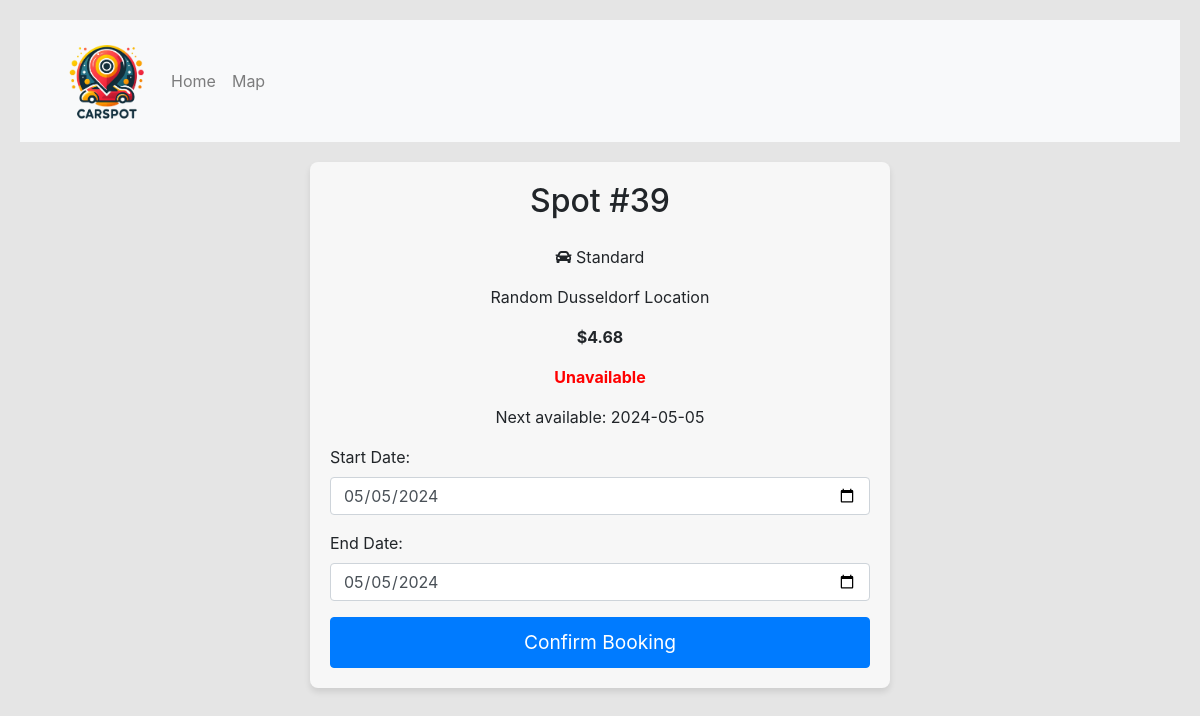
/book/39, run on the app's committed database.
### tables this page shows
CREATE TABLE parking_spots (
        id INTEGER PRIMARY KEY AUTOINCREMENT,
        location TEXT,
        type TEXT,
        price REAL,
        lat REAL,
        lng REAL
    );

### app.py (the view)
@app.route('/book/<int:spot_id>', methods=['GET'])
def book(spot_id):
    conn = get_db_connection()
    spot_row = conn.execute('SELECT id, location, type, price FROM parking_spots WHERE id = ?', (spot_id,)).fetchone()
    if not spot_row:
        return "Spot not found", 404
    spot_details = {key: spot_row[key] for key in spot_row.keys()}
    spot_details['price'] = "{:.2f}".format(spot_details['price'])
    available, next_available_date = get_next_available_date(conn, spot_id)
    conn.close()
    now = datetime.now()
    today = datetime.today().strftime('%Y-%m-%d')
    default_end_date = now + timedelta(hours=24)
    formatted_default_start_date = now.strftime('%Y-%m-%d')
    formatted_default_end_date = default_end_date.strftime('%Y-%m-%d')
    formatted_max_date = (now + timedelta(days=3)).strftime('%Y-%m-%d')
    start_date = request.args.get('start_date', formatted_default_start_date)
    end_date = request.args.get('end_date', formatted_default_end_date)
    if not available:
        min_end_date = datetime.strptime(next_available_date, '%Y-%m-%d') + timedelta(days=1)
    else:
        min_end_date = datetime.strptime(start_date, '%Y-%m-%d') + timedelta(days=1)
    formatted_min_end_date = min_end_date.strftime('%Y-%m-%d')
    conn.close()
    return render_template(
        'book.html',
        spot=spot_details,
        available=available,
        today=today,
        default_start_date=formatted_default_start_date,
        default_end_date=formatted_default_end_date,
        min_end_date=formatted_min_end_date,
        max_date=formatted_max_date,
        next_available_date=next_available_date,
        start_date=start_date,
        end_date=end_date
    )

### app.py (called while the page is built)
def get_fontawesome_class(spot_type):
    return {
        'standard': 'fas fa-car',
        'electric': 'fas fa-charging-station',
        'handicap': 'fas fa-wheelchair'
    }.get(spot_type.lower(), 'fas fa-parking')  # Include the 'fas' prefix for default

def get_db_connection():
    conn = sqlite3.connect('parking.db')
    conn.row_factory = sqlite3.Row  # This enables column access by name: row['column_name']
    return conn

### init_db.py (called while the page is built)
def get_next_available_date(conn, spot_id):
    booking_row = conn.execute('SELECT end_date FROM bookings WHERE spot_id = ? ORDER BY end_date DESC LIMIT 1', (spot_id,)).fetchone()
    if booking_row:
        last_end_date = datetime.strptime(booking_row['end_date'], '%Y-%m-%d %H:%M:%S')
        if datetime.now() < last_end_date:
            return False, (last_end_date + timedelta(days=1)).strftime('%Y-%m-%d')
    return True, None

### templates/book.html (shortened to what this page needs)
<!DOCTYPE html>
<html lang="en">
<head>
    <link href="https://stackpath.bootstrapcdn.com/bootstrap/4.5.2/css/bootstrap.min.css" rel="stylesheet">
    <link href="https://cdnjs.cloudflare.com/ajax/libs/font-awesome/5.15.1/css/all.min.css" rel="stylesheet">
    <link rel="stylesheet" href="/static/css/book.css" />
</head>
<body>
    <div class="header-container">
        <nav class="navbar navbar-expand-lg navbar-light bg-light">
            <div class="container">
                <a class="navbar-brand" href="/">
                    <img src="../static/images/index_img/logo.png" alt="CarSpot Logo">
                </a>
                <div class="collapse navbar-collapse" id="navbarNavDropdown">
                    <ul class="navbar-nav ml-auto">
                        <li class="nav-item">
                            <a class="nav-link" href="/index">Home</a>
                        </li>
                        <li class="nav-item">
                            <a class="nav-link" href="/map">Map</a>
                        </li>
                    </ul>
                </div>
            </div>
        </nav>
    </div>
    <div class="booking-form">
        <div class="spot-details">
            <div class="container-fluid">
                <div class="row justify-content-center">
                    <div class="col-12 col-md-8">
                        <div class="text-center">
                            <h2>Spot #{{ spot['id'] }}</h2>
                            <p><i class="{{ get_fontawesome_class(spot['type']) }}" aria-hidden="true"></i> {{ spot['type'] }}</p>
                            <p>{{ spot['location'] }}</p>
                            <p><strong>${{ spot['price'] }}</strong></p>
                            <p><strong style="color: {{ 'green' if available else 'red' }}">{{ 'Available' if available else 'Unavailable' }}</strong></p>
                            {% if not available %}
                            <p>Next available: {{ next_available_date }}</p>
                            {% endif %}
                        </div>
                    </div>
                </div>
            </div>
            <form action="{{ url_for('confirm_booking') }}" method="post">
                <div class="form-group">
                    <label for="startDate">Start Date:</label>
                    <input type="date" id="startDate" name="start_date" class="form-control"
                           value="{{ next_available_date if not available else start_date }}"
                           min="{{ next_available_date if not available else today }}">
                </div>
                <div class="form-group">
                    <label for="endDate">End Date:</label>
                    <input type="date" id="endDate" name="end_date" class="form-control"
                           value="{{ next_available_date if not available else end_date }}"
                           min="{{ next_available_date if not available else today }}">
                </div>
                <button type="submit" class="btn btn-primary confirm-btn" {{ 'disabled' if not available }}>Confirm Booking</button>
            </form>
        </div>
</body>
</html>

### static/css/book.css (style rules this page uses)
body { padding: 20px; background-color: #e5e5e5; }
.booking-form { max-width: 50%; margin: 0 auto; background: #f7f7f7; padding: 20px; border-radius: 8px; box-shadow: 0 4px 6px rgba(0, 0, 0, 0.1); }
.booking-form h2 { text-align: center; margin-bottom: 25px; }
.booking-form p { white-space: normal; overflow: hidden; text-overflow: ellipsis; }
.booking-form .confirm-btn { width: 100%; padding: 10px; font-size: 1.2em; }
.navbar-brand { display: flex; align-items: center; gap: 10px; }
.navbar-brand img { height: auto; max-height: 80px; width: auto; }
.header-container { display: flex; justify-content: space-between; align-items: center; background-color: #f8f9fa; padding: 0.5rem 1rem; width: 100%; margin-bottom: 20px; }
.navbar { flex-grow: 0; flex-shrink: 0; }

### data on the page
parking_spots: id "39", type "Standard", location "Random Dusseldorf Location", price "4.68"

### other printed values
{{ 'Available' if available else 'Unavailable' }} "Unavailable"
{{ next_available_date }} "2024-05-05"
